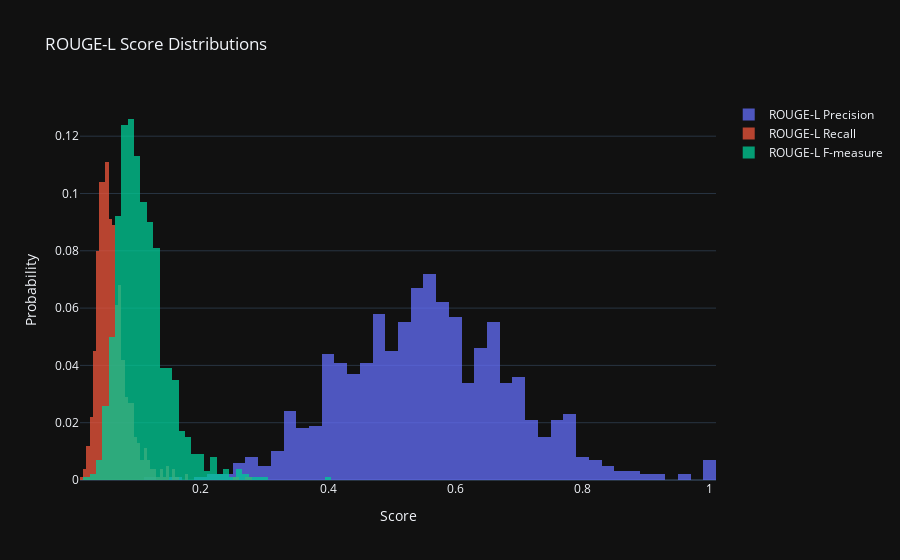

Notebook cell for this chart:
### Markdown cell above
## ROUGE-1 F1 Score Formula
---
ROUGE-1 measures unigram overlap between a candidate and reference text.

$$
\text{ROUGE-1}_{F1} = \frac{2 \times \text{Precision} \times \text{Recall}}{\text{Precision} + \text{Recall}}
$$

Where:

$$
\text{Precision} = \frac{\text{Overlapping Unigrams}}{\text{Total Unigrams in Candidate}}
$$

$$
\text{Recall} = \frac{\text{Overlapping Unigrams}}{\text{Total Unigrams in Reference}}
$$

## Conclusion based on the Rouge Unigram Score's Precision
---

I believe we can expect the recall and f measures to be less value for the summarizer as the TL;DR is supposed to have the compressed words from the prompt.

but interestly...
we can see mostly ~80% of the words in the tl;dr are also present in the prompt.

That is the TL;DR is mostly extractive, but includes some words (~20%) words which were not from the prompt.

### Code cell
fig = go.Figure()
fig.add_trace(go.Histogram(
    x=scores_df["rougeL_precision"],
    name="ROUGE-L Precision",
    histnorm='probability',
    opacity=0.75
))

fig.add_trace(go.Histogram(
    x=scores_df["rougeL_recall"],
    name="ROUGE-L Recall",
    histnorm='probability',
    opacity=0.75
))

fig.add_trace(go.Histogram(
    x=scores_df["rougeL_fmeasure"],
    name="ROUGE-L F-measure",
    histnorm='probability',
    opacity=0.75
))

fig.update_layout(
    barmode='overlay',
    title='ROUGE-L Score Distributions',
    xaxis_title='Score',
    yaxis_title='Probability',
    template='plotly_dark'
)

fig.show()

### Figure 1 — Plotly figure (JSON) as saved in the notebook; plotly's stock layout.template omitted (floating-point values rounded to 4 significant figures; data arrays with more than 128 entries replaced by an {"elided": "..."} marker saying what was removed)
{"data": [{"histnorm": "probability", "name": "ROUGE-L Precision", "opacity": 0.75, "type": "histogram", "x": {"elided": "1000 float values"}}, {"histnorm": "probability", "name": "ROUGE-L Recall", "opacity": 0.75, "type": "histogram", "x": {"elided": "1000 float values"}}, {"histnorm": "probability", "name": "ROUGE-L F-measure", "opacity": 0.75, "type": "histogram", "x": {"elided": "1000 float values"}}], "layout": {"barmode": "overlay", "title": {"text": "ROUGE-L Score Distributions"}, "xaxis": {"title": {"text": "Score"}}, "yaxis": {"title": {"text": "Probability"}}}}
